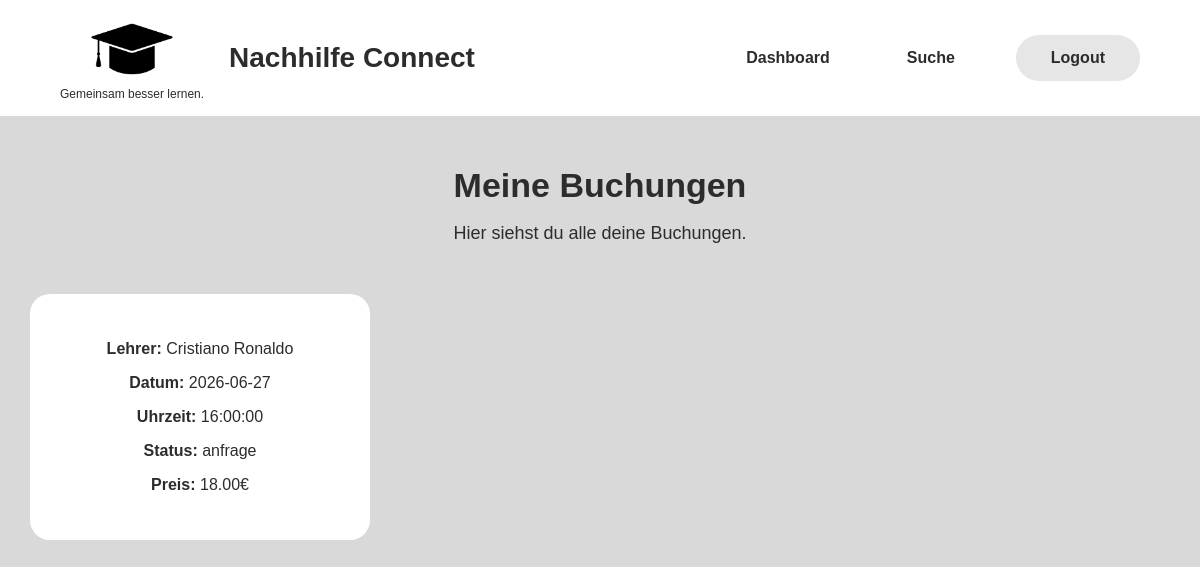
The app's page /meine-buchungen (signed in), older data.
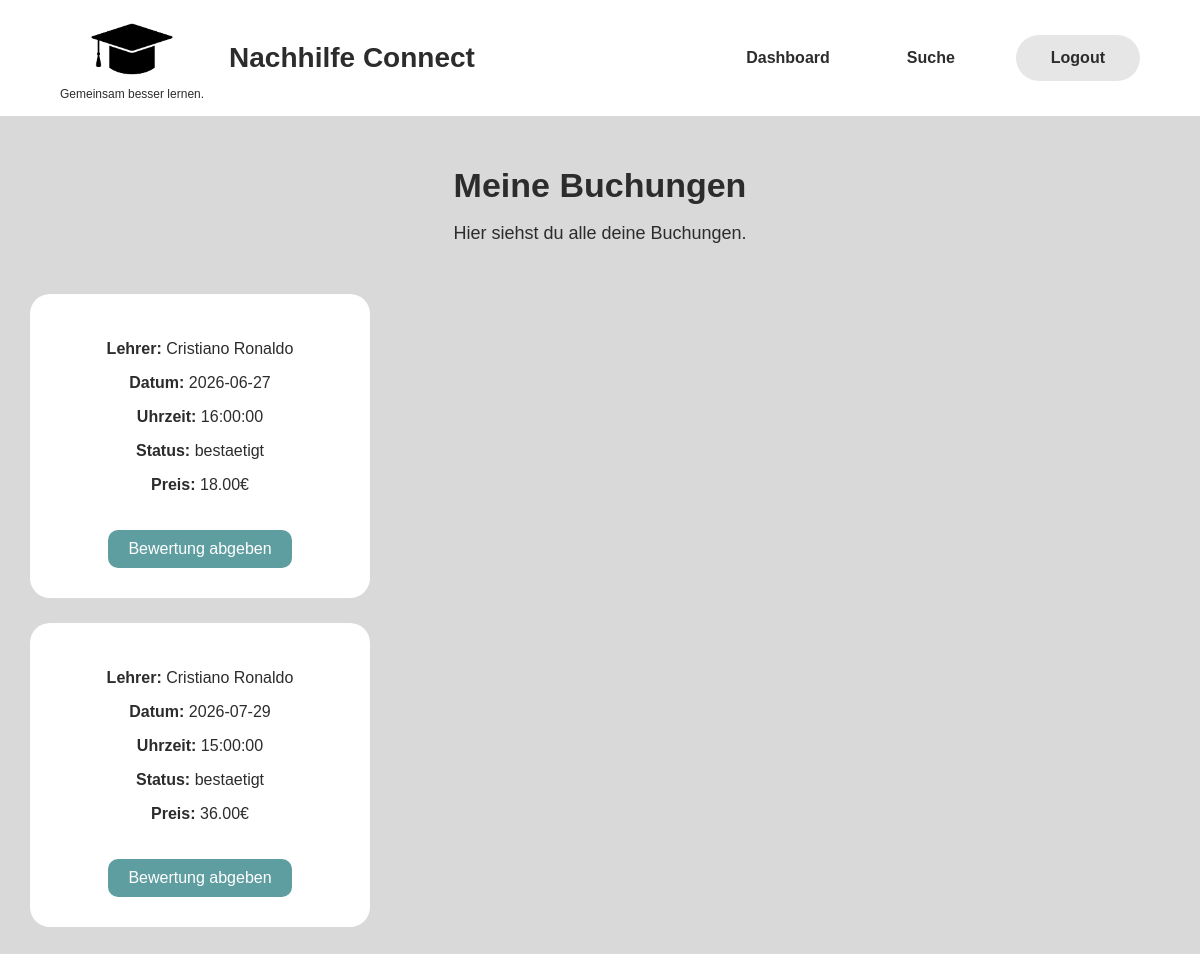
The same page, newer data.
### models.py (models this page shows)
class Buchung(db.Model):
    __tablename__ = "buchung"
    id = db.Column(db.Integer, primary_key=True)
    schüler_id = db.Column(db.Integer, db.ForeignKey("users.id"), nullable=False)
    lehrer_id = db.Column(db.Integer, db.ForeignKey("users.id"), nullable=False)
    fach_id = db.Column(db.Integer, db.ForeignKey("fach.id"), nullable=False)
    schueler = db.relationship('User', foreign_keys=[schüler_id])
    lehrer = db.relationship('User', foreign_keys=[lehrer_id])
    bewertung = db.relationship('Bewertung', uselist=False)
    datum = db.Column(db.Date, nullable=False)
    uhrzeit = db.Column(db.Time, nullable=False)
    dauer_stunden = db.Column(db.Integer, nullable=False)
    gesamtpreis = db.Column(db.Numeric(8, 2), nullable=False)
    unterrichtsart = db.Column(db.String(30), nullable=False)
    zahlungsart = db.Column(db.String(30), nullable=False)
    status = db.Column(db.String(30), nullable=False, default="anfrage")
    nachricht = db.Column(db.Text, nullable=True)
    erstellt_am = db.Column(db.DateTime, nullable=False, default=datetime.utcnow)

class User(db.Model):
    __tablename__ = "users"
    id = db.Column(db.Integer, primary_key=True)
    vorname = db.Column(db.String(100), nullable=False)
    nachname = db.Column(db.String(100), nullable=False)
    rolle = db.Column(db.String(20), nullable=False)                   #Schüler / lehrer
    ist_gesperrt = db.Column(
        db.Boolean,
        nullable=False,
        default=False
    )
    telefon = db.Column(db.String(30), nullable=True)
    email = db.Column(db.String(120), unique=True, nullable=False)
    passwort = db.Column(db.String(255), nullable=False)
    buchungen_als_lehrer = db.relationship('Buchung', foreign_keys='Buchung.lehrer_id')

### app.py (the view)
@app.route('/meine-buchungen')
def my_bookings():
    if 'user_id' not in session or session.get('rolle') != 'schueler':
        flash("Bitte als Schüler einloggen.")
        return redirect(url_for('login'))
    schueler_id = session['user_id']
    buchungen = Buchung.query.filter_by(schüler_id=schueler_id).all()
    return render_template('my_bookings.html', buchungen=buchungen)

### templates/my_bookings.html (shortened to what this page needs)
<!DOCTYPE html>
<html lang="de">
<head>
    <link rel="stylesheet" href="{{ url_for('static', filename='css/style.css') }}">
</head>
<body>
    <header>
    <div class="header-left">
        <div class="logo">
            <img src="{{ url_for('static', filename='images/logo.png') }}" alt="Nachhilfe Connect Logo">
            <p>Gemeinsam besser lernen.</p>
        </div>
        <h1>Nachhilfe Connect</h1>
        </div>
        <nav>
            <ul>
                <li><a href="{{ url_for('student_dashboard') }}">Dashboard</a></li>
                <li><a href="{{ url_for('teacher_search') }}">Suche</a></li>
                <li><a class="login-button" href="{{ url_for('logout') }}">Logout</a></li>
            </ul>
        </nav>
    </header>
    <main>
        <section class="dashboard-header">
            <h2>Meine Buchungen</h2>
            <p>Hier siehst du alle deine Buchungen.</p>
        </section>
        <section class="requests-list">
            {% if buchungen %}
                {% for buchung in buchungen %}
                <div class="dashboard-card">
                    <p><strong>Lehrer:</strong> {{ buchung.lehrer.vorname }} {{ buchung.lehrer.nachname }}</p>
                    <p><strong>Datum:</strong> {{ buchung.datum }}</p>
                    <p><strong>Uhrzeit:</strong> {{ buchung.uhrzeit }}</p>
                    <p><strong>Status:</strong> {{ buchung.status }}</p>
                    <p><strong>Preis:</strong> {{ buchung.gesamtpreis }}€</p>
                {% if buchung.status == 'bestaetigt' and not buchung.bewertung %}
                    <a href="{{ url_for('bewertung_abgeben', buchung_id=buchung.id) }}" class="bewertung-btn">
                       Bewertung abgeben
                     </a>
                {% elif buchung.status == 'bestaetigt' and buchung.bewertung %}
                    <p>✅ Bereits bewertet</p>
                {% endif %}
            </div>
            {% endfor %}
        {% else %}
            <p>Du hast noch keine Buchungen.</p>
        {% endif %}
    </section>
</main>
</body>
</html>

### static/css/style.css (style rules this page uses)
body { margin: 0; font-family: Arial, sans-serif; color: #2c2c2c; background-color: #d9d9d9; }
header { background-color: #ffffff; padding: 15px 60px; display: flex; justify-content: space-between; align-items: center; }
.logo { text-align: center; }
.logo img { max-width: 90px; height: auto; }
.logo p { font-size: 12px; margin: 0; }
header h1 { font-size: 28px; margin: 0; }
.header-left { display: flex; align-items: center; gap: 25px; }
nav ul { list-style-type: none; margin: 0; padding: 0; overflow: hidden; display: flex; align-items: center; gap: 45px; }
nav li { float: left; }
nav li a { display: block; color: #2c2c2c; text-align: center; padding: 14px 16px; text-decoration: none; font-weight: bold; }
.login-button { background-color: #e6e6e6; border-radius: 30px; padding: 14px 35px; }
.dashboard-header { text-align: center; margin-top: 50px; }
.dashboard-header h2 { font-size: 34px; margin-bottom: 10px; }
.dashboard-header p { font-size: 18px; }
.dashboard-card { background-color: white; width: 280px; padding: 30px; border-radius: 20px; text-align: center; }
.dashboard-card a { display: inline-block; margin-top: 20px; padding: 10px 20px; background-color: #5f9ea0; color: white; text-decoration: none; border-radius: 10px; }
.bewertung-btn { display: inline-block; margin-top: 20px; padding: 12px 20px; background-color: #5f9ea0; color: white; text-decoration: none; border-radius: 10px; }
.requests-list { display: flex; flex-direction: column; gap: 25px; margin: 50px 30px; }

Row changes from the older to the newer data that the page shows:
changed Buchung (number 1 of 2 on the later page): status "anfrage" → "bestaetigt"; now shows "Bewertung abgeben"
added Buchung: lehrer.vorname "Cristiano", lehrer.nachname "Ronaldo", datum "2026-07-29", uhrzeit "15:00:00", status "bestaetigt", gesamtpreis "36.00"
